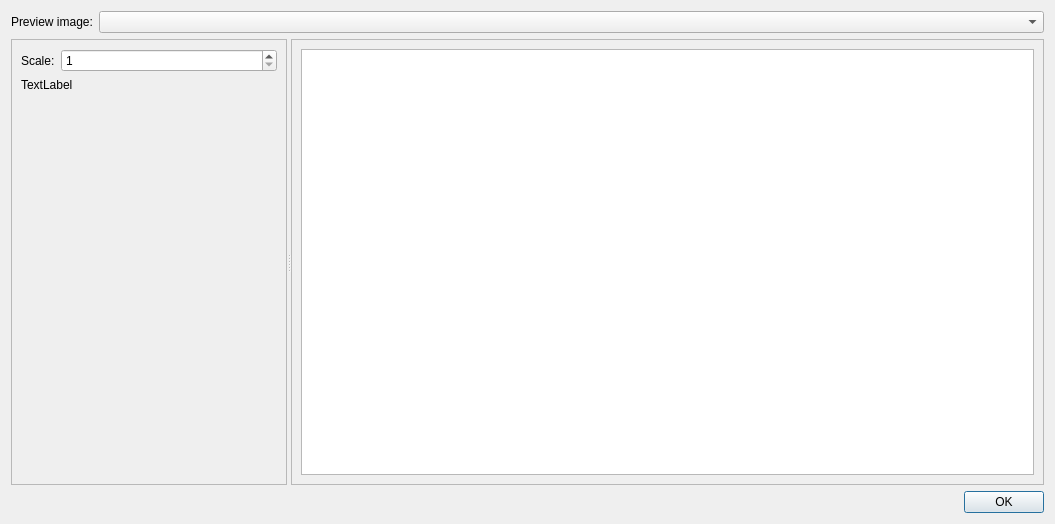
<?xml version="1.0" encoding="UTF-8"?>
<ui version="4.0">
 <class>DialogPreview</class>
 <widget class="QDialog" name="DialogPreview">
  <property name="geometry">
   <rect>
    <x>0</x>
    <y>0</y>
    <width>1055</width>
    <height>524</height>
   </rect>
  </property>
  <property name="windowTitle">
   <string>Preview</string>
  </property>
  <layout class="QVBoxLayout" name="verticalLayout">
   <item>
    <layout class="QHBoxLayout" name="horizontalLayout">
     <item>
      <widget class="QLabel" name="label_2">
       <property name="text">
        <string>Preview image:</string>
       </property>
      </widget>
     </item>
     <item>
      <widget class="QComboBox" name="comboBoxSampleKey">
       <property name="sizePolicy">
        <sizepolicy hsizetype="Expanding" vsizetype="Fixed">
         <horstretch>0</horstretch>
         <verstretch>0</verstretch>
        </sizepolicy>
       </property>
      </widget>
     </item>
    </layout>
   </item>
   <item>
    <widget class="QSplitter" name="splitter">
     <property name="sizePolicy">
      <sizepolicy hsizetype="Expanding" vsizetype="Expanding">
       <horstretch>0</horstretch>
       <verstretch>0</verstretch>
      </sizepolicy>
     </property>
     <property name="orientation">
      <enum>Qt::Horizontal</enum>
     </property>
     <property name="childrenCollapsible">
      <bool>false</bool>
     </property>
     <widget class="QScrollArea" name="scrollArea">
      <property name="widgetResizable">
       <bool>true</bool>
      </property>
      <widget class="QWidget" name="scrollAreaWidgetContents">
       <property name="geometry">
        <rect>
         <x>0</x>
         <y>0</y>
         <width>197</width>
         <height>447</height>
        </rect>
       </property>
       <layout class="QVBoxLayout" name="verticalLayout_2">
        <item>
         <layout class="QHBoxLayout" name="horizontalLayout_2">
          <item>
           <widget class="QLabel" name="label">
            <property name="sizePolicy">
             <sizepolicy hsizetype="Minimum" vsizetype="Minimum">
              <horstretch>0</horstretch>
              <verstretch>0</verstretch>
             </sizepolicy>
            </property>
            <property name="text">
             <string>Scale:</string>
            </property>
           </widget>
          </item>
          <item>
           <widget class="QSpinBox" name="spinBoxScale">
            <property name="sizePolicy">
             <sizepolicy hsizetype="Expanding" vsizetype="Fixed">
              <horstretch>0</horstretch>
              <verstretch>0</verstretch>
             </sizepolicy>
            </property>
            <property name="minimum">
             <number>1</number>
            </property>
            <property name="maximum">
             <number>50</number>
            </property>
           </widget>
          </item>
         </layout>
        </item>
        <item>
         <widget class="QLabel" name="labelPreview">
          <property name="sizePolicy">
           <sizepolicy hsizetype="Preferred" vsizetype="Expanding">
            <horstretch>0</horstretch>
            <verstretch>0</verstretch>
           </sizepolicy>
          </property>
          <property name="text">
           <string notr="true">TextLabel</string>
          </property>
          <property name="alignment">
           <set>Qt::AlignLeading|Qt::AlignLeft|Qt::AlignTop</set>
          </property>
         </widget>
        </item>
       </layout>
      </widget>
     </widget>
     <widget class="QScrollArea" name="scrollArea_2">
      <property name="widgetResizable">
       <bool>true</bool>
      </property>
      <widget class="QWidget" name="scrollAreaWidgetContents_2">
       <property name="geometry">
        <rect>
         <x>0</x>
         <y>0</y>
         <width>831</width>
         <height>447</height>
        </rect>
       </property>
       <layout class="QHBoxLayout" name="horizontalLayout_3">
        <item>
         <widget class="QPlainTextEdit" name="plainTextEdit">
          <property name="sizePolicy">
           <sizepolicy hsizetype="Expanding" vsizetype="Expanding">
            <horstretch>0</horstretch>
            <verstretch>0</verstretch>
           </sizepolicy>
          </property>
          <property name="font">
           <font>
            <family>Monospace</family>
           </font>
          </property>
          <property name="readOnly">
           <bool>true</bool>
          </property>
         </widget>
        </item>
       </layout>
      </widget>
     </widget>
    </widget>
   </item>
   <item>
    <widget class="QDialogButtonBox" name="buttonBox">
     <property name="orientation">
      <enum>Qt::Horizontal</enum>
     </property>
     <property name="standardButtons">
      <set>QDialogButtonBox::Ok</set>
     </property>
    </widget>
   </item>
  </layout>
 </widget>
 <resources/>
 <connections>
  <connection>
   <sender>buttonBox</sender>
   <signal>accepted()</signal>
   <receiver>DialogPreview</receiver>
   <slot>accept()</slot>
   <hints>
    <hint type="sourcelabel">
     <x>248</x>
     <y>254</y>
    </hint>
    <hint type="destinationlabel">
     <x>157</x>
     <y>274</y>
    </hint>
   </hints>
  </connection>
  <connection>
   <sender>buttonBox</sender>
   <signal>rejected()</signal>
   <receiver>DialogPreview</receiver>
   <slot>reject()</slot>
   <hints>
    <hint type="sourcelabel">
     <x>316</x>
     <y>260</y>
    </hint>
    <hint type="destinationlabel">
     <x>286</x>
     <y>274</y>
    </hint>
   </hints>
  </connection>
 </connections>
</ui>
